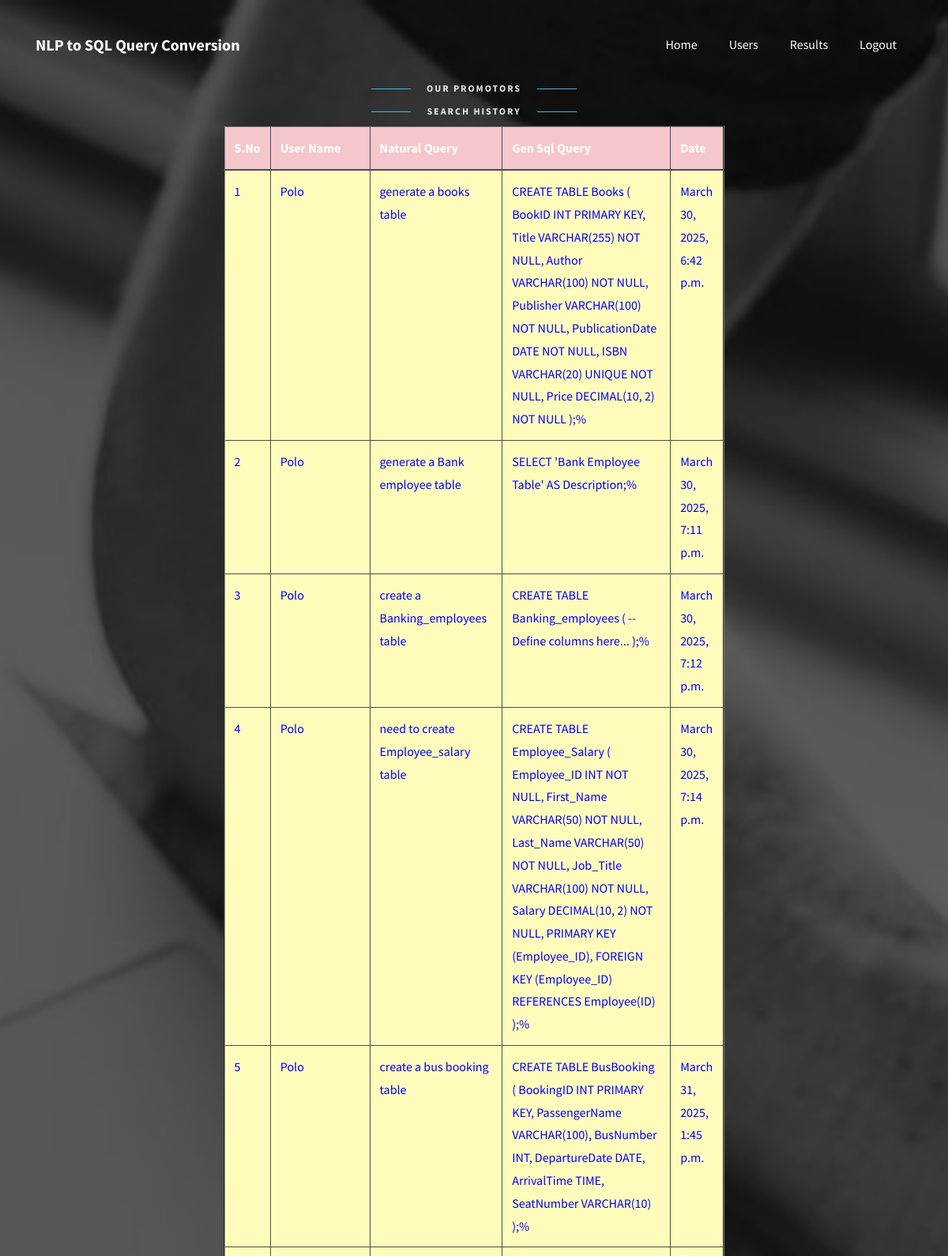
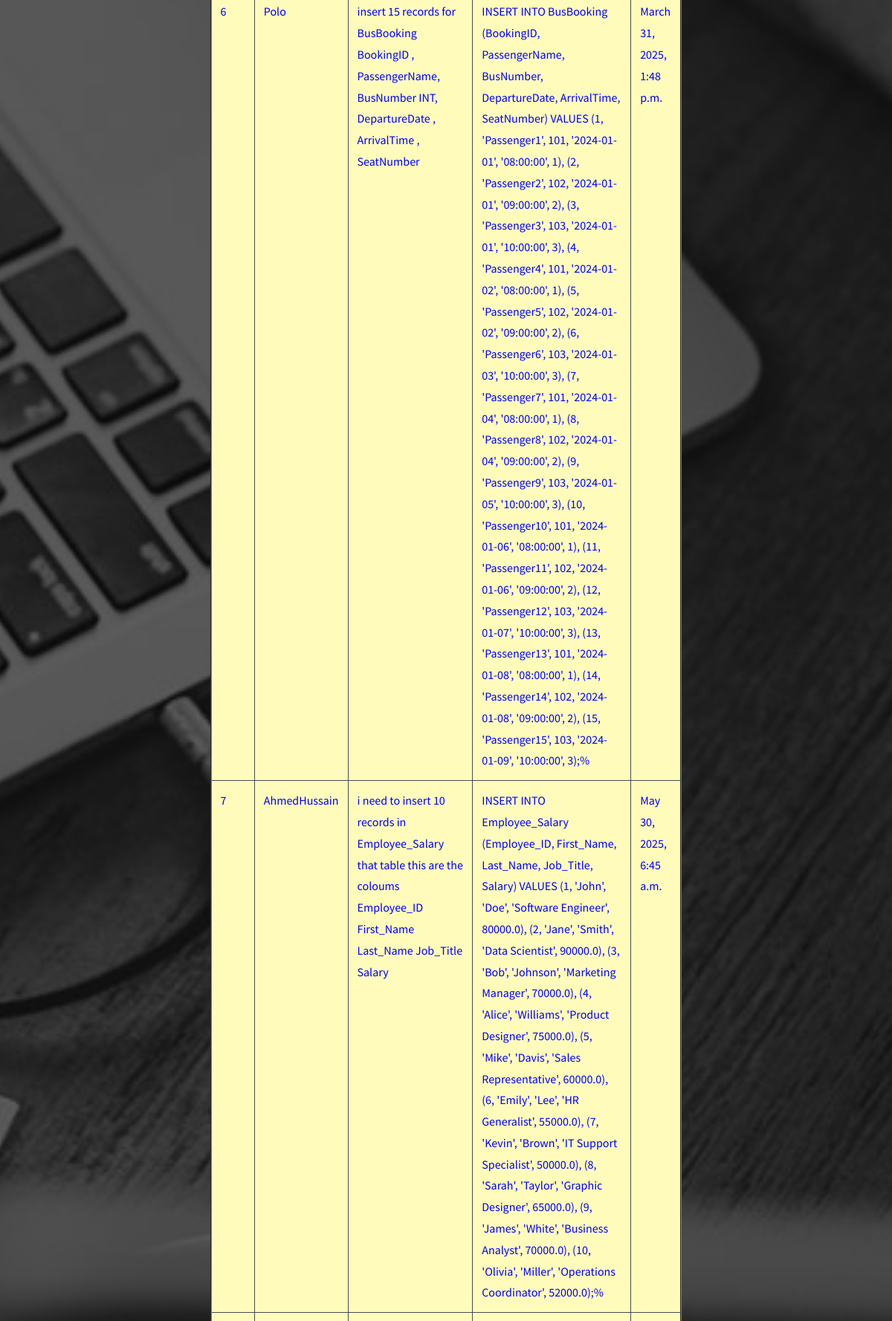
Screenshot of /AllUserResults/ (upper part) with the database file from the repository (2 pictures, top to bottom).
### users/models.py (models this page shows, shortened)
class QueryLog(models.Model):
    username = models.CharField(max_length=100)
    email = models.EmailField(max_length=100)
    natural_query = models.TextField()
    sql_query = models.TextField()
    created_at = models.DateTimeField(auto_now_add=True)
    class Meta:
        db_table = "query_log"

### admins/views.py (the view)
# urls.py: path("AllUserResults/", admins.AllUserResults, name="AllUserResults"),
def AllUserResults(request):
    data = QueryLog.objects.all()
    return render(request, "admins/AdminAllResults.html", {"data": data})

### assets/templates/admins/AdminAllResults.html (shortened to what this page needs)
{%extends 'admins/adminbase.html'%}
{%load static%}
{%block contents%}
<section class="ftco-section testimony-section img" style="background-image: url({%static 'images/bg_2.jpg'%});">
	<div class="container">
		<div class="row justify-content-center mb-4">
			<div class="col-md-7 text-center heading-section heading-section-white ftco-animate">
				<span class="subheading">Our Promotors</span>
				<div class="text w-100 text-center">
						<span class="subheading mb-2">Search History</span>
                        <center>
                        <table border="2px" class="table table-hover table-dark">
                    <thead>
                    <tr class="table-danger">
                        <th scope="col">S.No</th>
                        <th scope="col">User Name</th>
                        <th scope="col">Natural Query</th>
                        <th scope="col">Gen Sql Query</th>
                        <th scope="col"> Date</th>
                    </tr>
                    </thead>
                    <tbody>
                    {% for i in data %}
                    <tr scope="row" style="color: BLUE; background-color:#FFFCBB">
                        <td>{{forloop.counter}}</td>
                        <td>{{i.username}}</td>
                        <td>{{i.natural_query}}</td>
                        <td>{{i.sql_query}}%</td>
                        <td>{{i.created_at}}</td>
                    </tr>
                    {% endfor %}
                    </tbody>
                </table>
                        </center>
					</div>
			</div>
		</div>
	</div>
</section>
{%endblock%}

### rows the page displays
QueryLog: username "Polo", natural_query "generate a books table", sql_query "CREATE TABLE Books ( BookID INT PRIMARY KEY, Title VARCHAR(255) NOT NULL, Author VARCHAR(100) NOT NULL, Publisher VARCHAR(100) NOT NULL, PublicationDate DATE NOT NULL, ISBN VARCHAR(20) UNIQUE NOT NULL, Price DECIMAL(10, 2) NOT NULL );", created_at "March 30, 2025, 6:42 p.m."
QueryLog: username "Polo", natural_query "generate a Bank employee table", sql_query "SELECT 'Bank Employee Table' AS Description;", created_at "March 30, 2025, 7:11 p.m."
QueryLog: username "Polo", natural_query "create a Banking_employees table", sql_query "CREATE TABLE Banking_employees ( -- Define columns here... );", created_at "March 30, 2025, 7:12 p.m."
QueryLog: username "Polo", natural_query "need to create Employee_salary table", sql_query "CREATE TABLE Employee_Salary ( Employee_ID INT NOT NULL, First_Name VARCHAR(50) NOT NULL, Last_Name VARCHAR(50) NOT NULL, Job_Title VARCHAR(100) NOT NULL, Salary DECIMAL(10, 2) NOT NULL, PRIMARY KEY (Employee_ID), FOREIGN KEY (Employee_ID) REFERENCES Employee(ID) );", created_at "March 30, 2025, 7:14 p.m."
QueryLog: username "Polo", natural_query "create a bus booking table", sql_query "CREATE TABLE BusBooking ( BookingID INT PRIMARY KEY, PassengerName VARCHAR(100), BusNumber INT, DepartureDate DATE, ArrivalTime TIME, SeatNumber VARCHAR(10) );", created_at "March 31, 2025, 1:45 p.m."
QueryLog: username "Polo", natural_query "insert 15 records for BusBooking BookingID , PassengerName, BusNumber INT, DepartureDate , ArrivalTime , SeatNumber", sql_query "INSERT INTO BusBooking (BookingID, PassengerName, BusNumber, DepartureDate, ArrivalTime, SeatNumber) VALUES (1, 'Passenger1', 101, '2024-01-01', '08:00:00', 1), (2, 'Passenger2', 102, '2024-01-01', '09:00:00', 2), (3, 'Passenger3', 103, '2024-01-01', '10:00:00', 3), (4, 'Passenger4', 101, '2024-01-02', '08:00:00', 1), (5, 'Passenger5', 102, '2024-01-02', '09:00:00', 2), (6, 'Passenger6', 103, '2024-01-03', '10:00:00', 3), (7, 'Passenger7', 101, '2024-01-04', '08:00:00', 1), (8, 'Passenger8', 102, '2024-01-04', '09:00:00', 2), (9, 'Passenger9', 103, '2024-01-05', '10:00:00', 3), (10, 'Passenger10', 101, '2024-01-06', '08:00:00', 1), (11, 'Passenger11', 102, '2024-01-06', '09:00:00', 2), (12,…", created_at "March 31, 2025, 1:48 p.m."
QueryLog: username "AhmedHussain", natural_query "i need to insert 10 records in Employee_Salary that table this are the coloums Employee_ID First_Name Last_Name Job_Title Salary", sql_query "INSERT INTO Employee_Salary (Employee_ID, First_Name, Last_Name, Job_Title, Salary) VALUES (1, 'John', 'Doe', 'Software Engineer', 80000.0), (2, 'Jane', 'Smith', 'Data Scientist', 90000.0), (3, 'Bob', 'Johnson', 'Marketing Manager', 70000.0), (4, 'Alice', 'Williams', 'Product Designer', 75000.0), (5, 'Mike', 'Davis', 'Sales Representative', 60000.0), (6, 'Emily', 'Lee', 'HR Generalist', 55000.0), (7, 'Kevin', 'Brown', 'IT Support Specialist', 50000.0), (8, 'Sarah', 'Taylor', 'Graphic Designer', 65000.0), (9, 'James', 'White', 'Business Analyst', 70000.0), (10, 'Olivia', 'Miller', 'Operations Coordinator', 52000.0);", created_at "May 30, 2025, 6:45 a.m."
